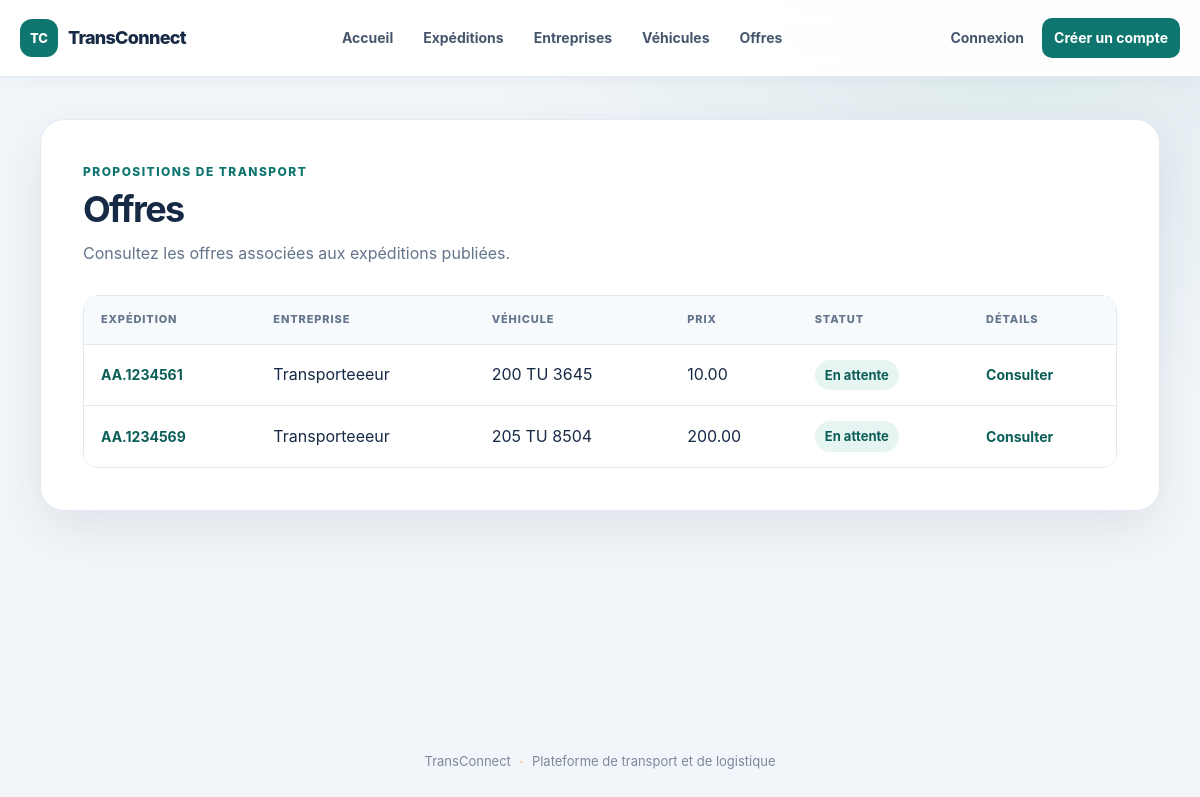
Page /offre/ on the committed database.
### OffreApp/models.py (models this page shows, shortened)
class Offre(models.Model):
    prix = models.DecimalField(
        max_digits=10,
        decimal_places=2,
        validators=[MinValueValidator(0.01, "Le prix doit être supérieur à 0")],
    )
    delai_jours = models.IntegerField(
        validators=[MinValueValidator(1, "Le délai doit être supérieur ou égal à 1")]
    )
    status = models.CharField(max_length=20, choices=[('en_attente', 'En attente'), ('acceptee', 'Acceptée'), ('refusee', 'Refusée')], default='en_attente')
    date_proposition = models.DateTimeField(auto_now_add=True)
    created_at = models.DateTimeField(auto_now_add=True)
    updated_at = models.DateTimeField(auto_now=True)
    Entreprise = models.ForeignKey(
        Entreprise, on_delete=models.CASCADE,
        related_name='entreprises_offres',
        )
    Vehicule = models.ForeignKey(
        'VehiculeApp.Vehicule', on_delete=models.CASCADE,
        related_name='vehicules_offres',
        )
    expedition = models.ForeignKey(
        'ExpeditionApp.Expedition', on_delete=models.CASCADE,
        related_name='expeditions_offres',
        )

### ExpeditionApp/models.py (models this page shows, shortened)
class Expedition(models.Model):
    reference = models.CharField(max_length=100, unique=True)
    ville_depart = models.CharField(max_length=100)
    ville_arrivee = models.CharField(max_length=100)
    poids = models.DecimalField(max_digits=10, decimal_places=2)
    MinValueValidator(0.1, "Le poids doit être supérieur à 0")
    date_souhaitee = models.DateField()
    description = models.TextField(blank=True, null=True)
    status = models.CharField(max_length=20,
    choices=[('en_attente', 'En attente'),
                ('publiee', 'Publiée'),
                ('attribuee', 'Attribuée'),
                ('en_cours', 'En cours'),
                ('terminee', 'Terminée'),
                ('annulee', 'Annulée'),
    ], default='en_attente')
    created_at = models.DateTimeField(auto_now_add=True)
    updated_at = models.DateTimeField(auto_now=True)
    entreprise = models.ForeignKey(
        Entreprise,
        on_delete=models.CASCADE,
        related_name='entreprises',
    )

### EntrepriseApp/models.py (models this page shows, shortened)
class Entreprise(models.Model):
    raison_sociale = models.CharField(max_length=200, blank=False, null=False)
    matricule_fiscale = models.CharField(max_length=17, unique=True, blank=False, null=False)
    adresse = models.TextField()
    MinLengthValidator(20,"l'adresse doit contenir au moins 20 caractères")
    MaxLengthValidator(400,"l'adresse doit contenir au maximum 200 caractères")
    type_entreprise = models.CharField(max_length=100,
    choices=[
        ('C', 'Chargeur'),
        ('T', 'Transporteur'),
    ])
    creation_date = models.DateTimeField(auto_now_add=True)
    update_date = models.DateTimeField(auto_now=True)
    gerant = models.OneToOneField(utilisateur, on_delete=models.CASCADE,
    related_name='entreprise')

### VehiculeApp/models.py (models this page shows, shortened)
class Vehicule(models.Model):
    immatriculation = models.CharField(max_length=20, unique=True)
    type_vehicule = models.CharField(max_length=50, choices=[('camion', 'Camion'), ('voiture', 'Voiture'), ('moto', 'Moto')])
    capacite = models.PositiveIntegerField(validators=[MinValueValidator(1, "La capacité doit être supérieure à 0")])
    disponibilite = models.BooleanField(default=True)
    description = models.TextField(blank=True, null=True)
    status = models.CharField(max_length=20, choices=[('en_service', 'En service'), ('hors_service', 'Hors service')], default='en_service')
    created_at = models.DateTimeField(auto_now_add=True)
    updated_at = models.DateTimeField(auto_now=True)
    Entreprise = models.ForeignKey(
        Entreprise, on_delete=models.CASCADE,
        related_name='entreprises_vehicules',
        )

### OffreApp/views.py (the view)
# urls.py: path('', ListOffre.as_view(), name='offre-list'),
class ListOffre(ListView):
    model = Offre
    template_name = 'Offre/list.html'
    context_object_name = 'offres'
    queryset = Offre.objects.select_related('Entreprise', 'Vehicule', 'expedition')

### OffreApp/templates/Offre/list.html (shortened to what this page needs)
{% extends "base.html" %}
{% block content %}
<section class="page-card">
    <header class="page-heading">
        <div>
            <p class="eyebrow">Propositions de transport</p>
            <h1>Offres</h1>
            <p class="page-intro">Consultez les offres associées aux expéditions publiées.</p>
        </div>
    </header>
    <div class="table-wrap">
        <table class="records-table">
            <thead>
                <tr>
                    <th>Expédition</th>
                    <th>Entreprise</th>
                    <th>Véhicule</th>
                    <th>Prix</th>
                    <th>Statut</th>
                    <th>Détails</th>
                </tr>
            </thead>
            <tbody>
                {% for offre in offres %}
                    <tr>
                        <td>
                            <a class="text-link" href="{% url 'offre-detail' offre.pk %}">
                                {{ offre.expedition.reference }}
                            </a>
                        </td>
                        <td>{{ offre.Entreprise.raison_sociale }}</td>
                        <td>{{ offre.Vehicule.immatriculation }}</td>
                        <td>{{ offre.prix }}</td>
                        <td><span class="status-pill">{{ offre.get_status_display }}</span></td>
                        <td><a class="text-link" href="{% url 'offre-detail' offre.pk %}">Consulter</a></td>
                    </tr>
                {% empty %}
                    <tr>
                        <td class="table-empty" colspan="{% if user.is_authenticated %}7{% else %}6{% endif %}">
                            Aucune offre disponible pour le moment.
                        </td>
                    </tr>
                {% endfor %}
            </tbody>
        </table>
    </div>
</section>
{% endblock %}

### EntrepriseApp/static/EntrepriseApp/css/site.css (style rules this page uses)
:root { color-scheme: light; --ink: #172a45; --muted: #64748b; --brand: #0e766e; --brand-dark: #0b5d57; --brand-soft: #e6f5f2; --accent: #f0b44d; --surface: #ffffff; --surface-soft: #f7fafc; --line: #e2e8f0; --danger: #b42332; --shadow: 0 18px 50px rgba(23, 42, 69, 0.09); }
* { box-sizing: border-box; }
body.app-body { min-width: 320px; min-height: 100vh; margin: 0; background: radial-gradient(ellipse at 85% 0, rgba(14, 118, 110, 0.09), transparent 34rem), #f2f6fa; color: var(--ink); font-family: Inter, "Segoe UI", Arial, sans-serif; line-height: 1.6; }
.page-card { padding: clamp(24px, 4vw, 42px); border: 1px solid rgba(226, 232, 240, 0.9); border-radius: 24px; background: var(--surface); box-shadow: var(--shadow); }
.page-heading { display: flex; align-items: flex-end; justify-content: space-between; gap: 24px; margin-bottom: 28px; }
.eyebrow { margin: 0 0 7px; color: var(--brand); font-size: 12px; font-weight: 800; letter-spacing: 0.12em; text-transform: uppercase; }
h1, h2, h3 { color: var(--ink); line-height: 1.2; }
h1 { margin: 0; font-size: clamp(27px, 4vw, 36px); letter-spacing: -0.045em; }
.page-intro { max-width: 640px; margin: 10px 0 0; color: var(--muted); }
.text-link { color: var(--brand-dark); font-size: 14px; font-weight: 700; text-decoration: none; }
.table-wrap { overflow-x: auto; border: 1px solid var(--line); border-radius: 15px; }
.records-table { width: 100%; border-collapse: collapse; background: var(--surface); text-align: left; }
.records-table th, .records-table td { padding: 15px 17px; border-bottom: 1px solid var(--line); white-space: nowrap; }
.records-table th { background: var(--surface-soft); color: var(--muted); font-size: 11px; font-weight: 800; letter-spacing: 0.08em; text-transform: uppercase; }
.records-table tbody tr:last-child td { border-bottom: 0; }
.status-pill { display: inline-flex; align-items: center; padding: 5px 10px; border-radius: 999px; background: var(--brand-soft); color: var(--brand-dark); font-size: 13px; font-weight: 750; }

### rows in the picture
Offre: expedition.reference "AA.1234561", Entreprise.raison_sociale "Transporteeeur", Vehicule.immatriculation "200 TU 3645", prix "10.00", status "En attente"
Offre: expedition.reference "AA.1234569", Entreprise.raison_sociale "Transporteeeur", Vehicule.immatriculation "205 TU 8504", prix "200.00", status "En attente"
